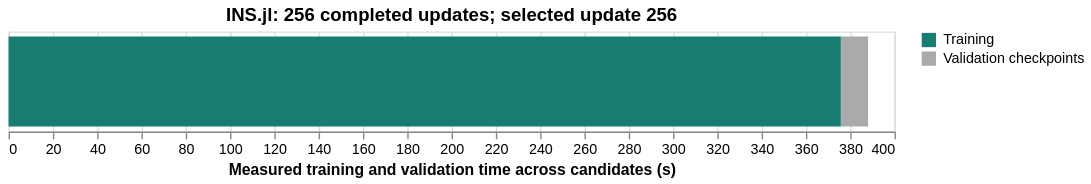

Express this chart as Vega-Lite.
### Vega-Lite specification from a JSON file in a GitHub repository (floating-point values rounded to 4 significant figures)
{"config": {"view": {"continuousWidth": 300, "continuousHeight": 300}}, "data": {"name": "data-9d1df27776827dc3e0760d4cc69574d3"}, "mark": {"type": "bar"}, "encoding": {"color": {"field": "phase", "scale": {"domain": ["Training", "Validation checkpoints"], "range": ["#177c71", "#aaaaaa"]}, "title": null, "type": "nominal"}, "tooltip": [{"field": "phase", "type": "nominal"}, {"field": "seconds", "format": ".3f", "type": "quantitative"}], "x": {"field": "start", "title": "Measured training and validation time across candidates (s)", "type": "quantitative"}, "x2": {"field": "end"}}, "height": 70, "title": "INS.jl: 256 completed updates; selected update 256", "width": 620, "$schema": "https://vega.github.io/schema/vega-lite/v6.4.1.json", "datasets": {"data-9d1df27776827dc3e0760d4cc69574d3": [{"phase": "Training", "start": 0.0, "end": 375.8, "seconds": 375.8}, {"phase": "Validation checkpoints", "start": 375.8, "end": 388.0, "seconds": 12.28}]}, "usermeta": {"renderer": "svg"}}
